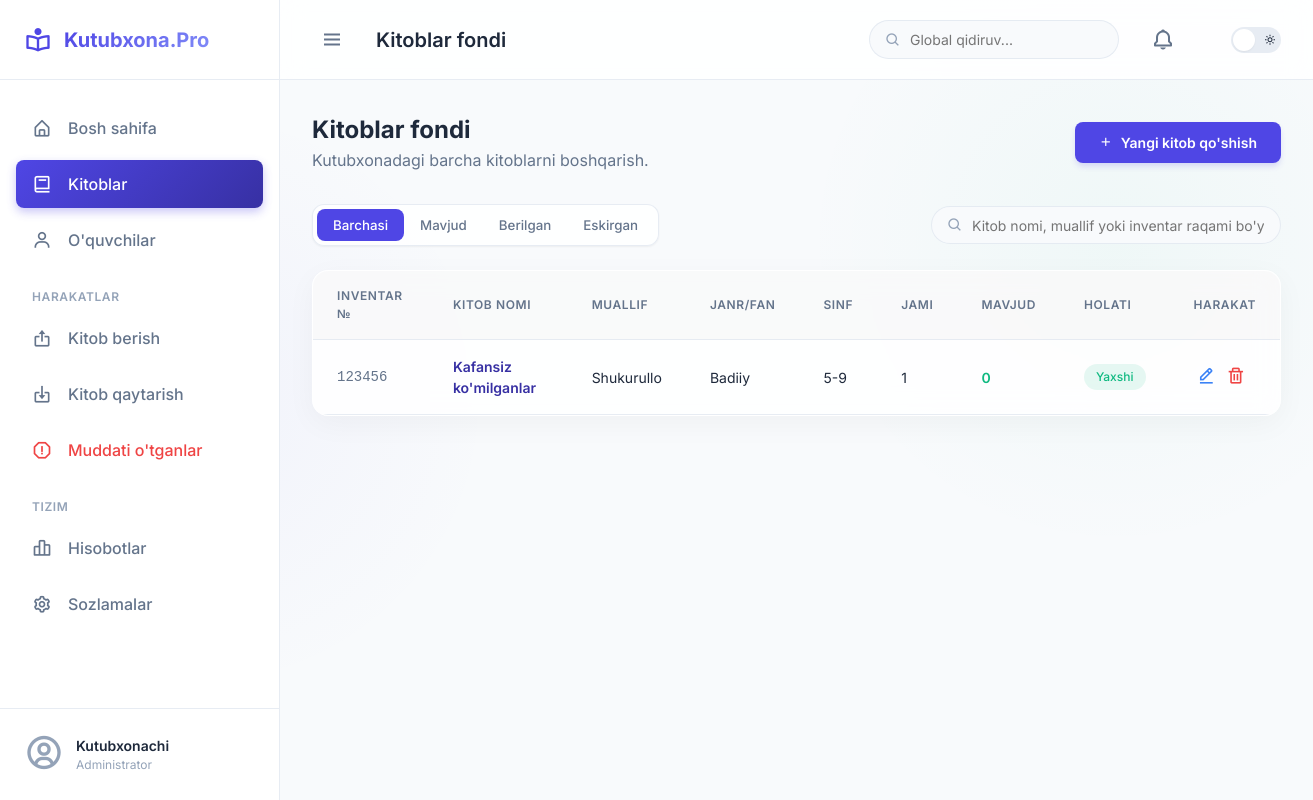
/books, run on the app's committed database.
### tables this page shows
CREATE TABLE books (
            id INTEGER PRIMARY KEY AUTOINCREMENT,
            inventory_number TEXT UNIQUE NOT NULL,
            title TEXT NOT NULL,
            author TEXT NOT NULL,
            category TEXT,
            grade_level TEXT,
            total_copies INTEGER NOT NULL,
            publisher TEXT,
            publish_year TEXT,
            isbn TEXT,
            notes TEXT,
            status TEXT DEFAULT 'Yaxshi'
        );

### app.py (the view, shortened to what this page needs)
@app.route('/books', methods=['GET', 'POST'])
def books():
    conn = database.get_db_connection()
    c = conn.cursor()
    c.execute('SELECT * FROM books ORDER BY id DESC')
    all_books = c.fetchall()
    books_data = []
    for b in all_books:
        book_dict = dict(b)
        c.execute('SELECT COUNT(*) FROM loans WHERE book_id = ? AND status = "Faol" AND return_date IS NULL', (b['id'],))
        res = c.fetchone()
        issued_count = res[0] if res else 0
        book_dict['available_copies'] = book_dict['total_copies'] - issued_count
        books_data.append(book_dict)
    conn.close()
    return render_template('books.html', title='Kitoblar fondi', books=books_data)

### app.py (called while the page is built)
@app.before_request
def setup_database_on_request():
    try:
        database.init_db()
    except Exception as e:
        print(f"Serverless DB Init Error: {e}")

### database.py (called while the page is built)
def get_db_connection():
    conn = sqlite3.connect(DB_PATH)
    conn.row_factory = sqlite3.Row
    return conn

### templates/books.html (shortened to what this page needs)
{% extends 'base.html' %}
{% block content %}
<div style="display: flex; justify-content: space-between; align-items: center; margin-bottom: 2rem;">
    <div>
        <h2 style="font-size: 1.5rem; font-weight: 700;">Kitoblar fondi</h2>
        <p style="color: var(--text-secondary);">Kutubxonadagi barcha kitoblarni boshqarish.</p>
    </div>
    <button class="add-btn" onclick="openModal('addBookModal')" style="padding: 0.75rem 1.5rem; background: var(--primary-color); color: white; border: none; border-radius: var(--radius-md); font-family: inherit; font-size: 0.875rem; font-weight: 600; cursor: pointer; display: flex; align-items: center; gap: 0.5rem; box-shadow: 0 4px 6px -1px rgba(79, 70, 229, 0.2); transition: all 0.2s;">
        <i class='bx bx-plus'></i> Yangi kitob qo'shish
    </button>
</div>
<div style="display: flex; justify-content: space-between; align-items: center; margin-bottom: 1.5rem; flex-wrap: wrap; gap: 1rem;">
    <div class="tabs" style="display: flex; background: var(--bg-card); padding: 0.25rem; border-radius: var(--radius-lg); box-shadow: var(--shadow-sm); border: 1px solid var(--border-color);">
        <button class="tab-btn active" style="padding: 0.5rem 1rem; border: none; background: var(--primary-color); color: white; border-radius: var(--radius-md); font-weight: 500; font-family: inherit; cursor: pointer; transition: all 0.2s;">Barchasi</button>
        <button class="tab-btn" style="padding: 0.5rem 1rem; border: none; background: transparent; color: var(--text-secondary); border-radius: var(--radius-md); font-weight: 500; font-family: inherit; cursor: pointer; transition: all 0.2s;">Mavjud</button>
        <button class="tab-btn" style="padding: 0.5rem 1rem; border: none; background: transparent; color: var(--text-secondary); border-radius: var(--radius-md); font-weight: 500; font-family: inherit; cursor: pointer; transition: all 0.2s;">Berilgan</button>
        <button class="tab-btn" style="padding: 0.5rem 1rem; border: none; background: transparent; color: var(--text-secondary); border-radius: var(--radius-md); font-weight: 500; font-family: inherit; cursor: pointer; transition: all 0.2s;">Eskirgan</button>
    </div>
    <div class="search-bar" style="width: 350px;">
        <i class='bx bx-search'></i>
        <input type="text" placeholder="Kitob nomi, muallif yoki inventar raqami bo'yicha qidiring...">
    </div>
</div>
<div class="table-container">
    <div style="overflow-x: auto;">
        <table class="custom-table">
            <thead>
                <tr>
                    <th>Inventar №</th>
                    <th>Kitob nomi</th>
                    <th>Muallif</th>
                    <th>Janr/Fan</th>
                    <th>Sinf</th>
                    <th>Jami</th>
                    <th>Mavjud</th>
                    <th>Holati</th>
                    <th>Harakat</th>
                </tr>
            </thead>
            <tbody>
                {% for book in books %}
                <tr>
                    <td style="font-family: monospace; color: var(--text-secondary);">{{ book.inventory_number }}</td>
                    <td style="font-weight: 600; color: var(--primary-dark);">{{ book.title }}</td>
                    <td>{{ book.author }}</td>
                    <td>{{ book.category }}</td>
                    <td>{{ book.grade_level }}</td>
                    <td>{{ book.total_copies }}</td>
                    <td style="font-weight: 600; color: var(--success);">{{ book.available_copies }}</td>
                    <td>
                        <span class="status-badge status-{% if book.status == 'Yaxshi' %}active{% else %}warning{% endif %}">{{ book.status }}</span>
                    </td>
                    <td>
                        <button style="border: none; background: transparent; color: var(--info); cursor: pointer; font-size: 1.2rem; padding: 0.2rem;"><i class='bx bx-edit-alt'></i></button>
                        <form action="{{ url_for('delete_book', id=book.id) }}" method="POST" style="display:inline;" onsubmit="return confirm('Siz rostdan ham o\'chirmoqchimisiz?');">
                            <button type="submit" style="border: none; background: transparent; color: var(--danger); cursor: pointer; font-size: 1.2rem; padding: 0.2rem;"><i class='bx bx-trash'></i></button>
                        </form>
                    </td>
                </tr>
                {% else %}
                <tr>
                    <td colspan="9" style="text-align: center; padding: 2rem; color: var(--text-tertiary);">Hoziroq yangi kitob qo'shing.</td>
                </tr>
                {% endfor %}
            </tbody>
        </table>
    </div>
</div>
{% endblock %}

### templates/base.html (shortened to what this page needs)
<!DOCTYPE html>
<html lang="uz">
<head>
    <link href='https://unpkg.com/boxicons@2.1.4/css/boxicons.min.css' rel='stylesheet'>
    <link rel="stylesheet" href="{{ url_for('static', filename='css/style.css') }}">
</head>
<body>
    <div class="app-container">
        <aside class="sidebar">
            <div class="sidebar-header">
                <i class='bx bx-book-reader logo-icon'></i>
                <span class="logo-text">Kutubxona.Pro</span>
            </div>
            <nav class="sidebar-nav">
                <ul class="nav-list">
                    <li class="nav-item">
                        <a href="{{ url_for('dashboard') }}" class="nav-link {% if request.endpoint == 'dashboard' %}active{% endif %}">
                            <i class='bx bx-home-alt'></i>
                            <span>Bosh sahifa</span>
                        </a>
                    </li>
                    <li class="nav-item">
                        <a href="{{ url_for('books') }}" class="nav-link {% if request.endpoint == 'books' %}active{% endif %}">
                            <i class='bx bx-book'></i>
                            <span>Kitoblar</span>
                        </a>
                    </li>
                    <li class="nav-item">
                        <a href="{{ url_for('students') }}" class="nav-link {% if request.endpoint == 'students' %}active{% endif %}">
                            <i class='bx bx-user'></i>
                            <span>O'quvchilar</span>
                        </a>
                    </li>
                    <div class="nav-divider">Harakatlar</div>
                    <li class="nav-item">
                        <a href="{{ url_for('issue_book') }}" class="nav-link {% if request.endpoint == 'issue_book' %}active{% endif %}">
                            <i class='bx bx-export'></i>
                            <span>Kitob berish</span>
                        </a>
                    </li>
                    <li class="nav-item">
                        <a href="{{ url_for('return_book') }}" class="nav-link {% if request.endpoint == 'return_book' %}active{% endif %}">
                            <i class='bx bx-import'></i>
                            <span>Kitob qaytarish</span>
                        </a>
                    </li>
                    <li class="nav-item">
                        <a href="{{ url_for('overdue') }}" class="nav-link {% if request.endpoint == 'overdue' %}active{% endif %}">
                            <i class='bx bx-error-alt warning-color'></i>
                            <span class="warning-color">Muddati o'tganlar</span>
                        </a>
                    </li>
                    <div class="nav-divider">Tizim</div>
                    <li class="nav-item">
                        <a href="{{ url_for('reports') }}" class="nav-link {% if request.endpoint == 'reports' %}active{% endif %}">
                            <i class='bx bx-bar-chart-alt-2'></i>
                            <span>Hisobotlar</span>
                        </a>
                    </li>
                    <li class="nav-item">
                        <a href="{{ url_for('settings') }}" class="nav-link {% if request.endpoint == 'settings' %}active{% endif %}">
                            <i class='bx bx-cog'></i>
                            <span>Sozlamalar</span>
                        </a>
                    </li>
                </ul>
            </nav>
            <div class="sidebar-footer">
                <div class="user-profile">
                    <div class="user-avatar">
                        <i class='bx bx-user-circle'></i>
                    </div>
                    <div class="user-info">
                        <span class="user-name">Kutubxonachi</span>
                        <span class="user-role">Administrator</span>
                    </div>
                </div>
            </div>
        </aside>
        <main class="main-content">
            <header class="top-header">
                <div class="header-left">
                    <button id="sidebar-toggle" class="icon-btn">
                        <i class='bx bx-menu'></i>
                    </button>
                    <h1 class="page-title">{{ title }}</h1>
                </div>
                <div class="header-right">
                    <div class="search-bar">
                        <i class='bx bx-search'></i>
                        <input type="text" placeholder="Global qidiruv...">
                    </div>
                    <div class="notification-wrapper" style="position: relative;">
                        <button class="icon-btn notification-btn" id="notif-toggle">
                            <i class='bx bx-bell'></i>
                        </button>
                    </div>
                    <div class="theme-switch">
                        <label for="theme-toggle" class="theme-label">
                            <i class='bx bx-sun'></i>
                            <div class="ball"></div>
                        </label>
                    </div>
                </div>
            </header>
            <div class="content-wrapper">
                {% block content %}{% endblock %}
            </div>
        </main>
    </div>
</body>
</html>

### data on the page
books: inventory_number "123456", title "Kafansiz ko'milganlar", author "Shukurullo", category "Badiiy", grade_level "5-9", total_copies "1", available_copies "0", status "Yaxshi"

### other printed values
{{ title }} "Kitoblar fondi"
